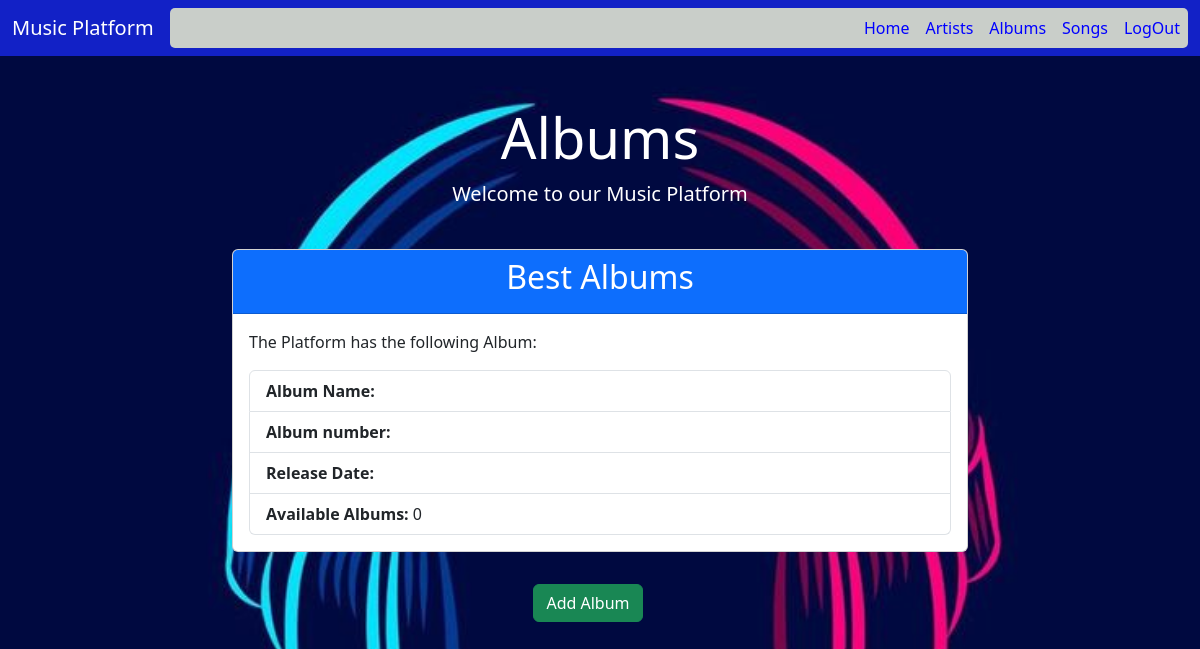
/mysport/album/, run on an earlier commit of the app's database.
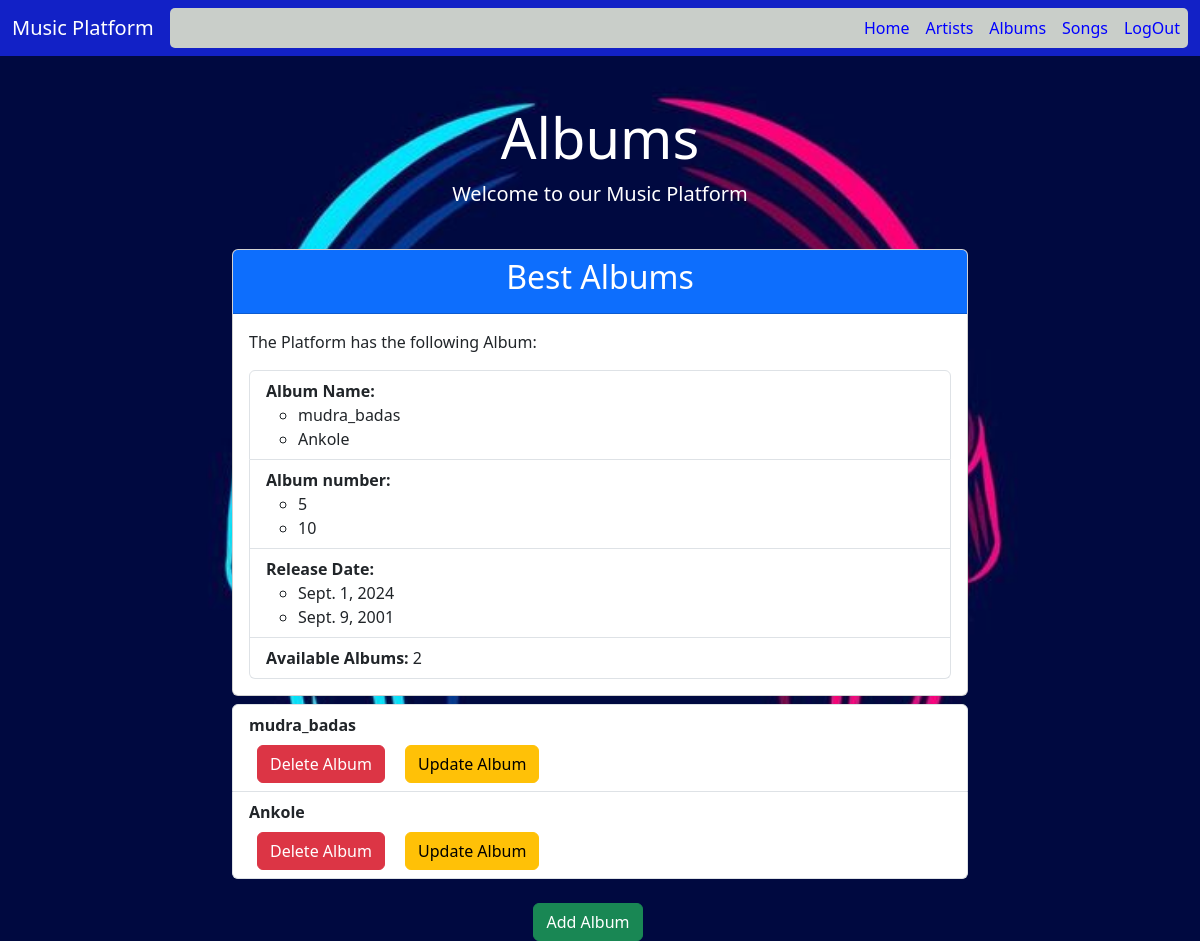
And on a later commit of the database.
### mysport/models.py (models this page shows, shortened)
class Album(models.Model):
    title = models.CharField(max_length=50, help_text="Enter music Album")
    artist = models.ForeignKey(Artist, on_delete=models.CASCADE)
    release_date = models.DateField()

### mysport/views.py (the view)
# urls.py: path('album/', views.album, name='album'),
def album(request):
    albums = Album.objects.all().values()
    artist_album = Album.objects.all().values('artist')
    albums_count = Album.objects.all().count()
    context = {
        'albums': albums,
        'albums_count': albums_count,
        'artist_album': artist_album,
    }
    return render(request, 'mysport/album.html', context)

### mysport/templates/mysport/album.html (shortened to what the changed rows need)
<!DOCTYPE html>
{% load static %}
<html lang="en">
<head>
    <link rel="stylesheet" href="https://cdn.jsdelivr.net/npm/bootstrap@5.3.0/dist/css/bootstrap.min.css">
    <link rel="stylesheet" href="{% static 'mysport/style.css' %}">
</head>
<body>
    <div class="container mt-5">
        <div class="row">
            <div class="col-md-12 text-center">
                <h1 class="display-4" style="color: white;">Albums</h1>
            </div>
        </div>
        <div class="row mt-4">
            <div class="col-md-8 offset-md-2">
                <div class="card">
                    <div class="card-header bg-primary text-white">
                        <h2 style="text-align: center;">Best Albums</h2>
                    </div>
                    <div class="card-body">
                        <ul class="list-group">
                            <li class="list-group-item">
                                <strong>Album Name:</strong>
                                <ul>
                                    {% for x in albums %}
                                    <li>{{x.title}}</li>
                                    {% endfor %}
                                </ul>
                            </li>
                            <li class="list-group-item">
                                <strong>Album number:</strong>
                                <ul>
                                    {% for x in artist_album %}
                                    <li>{{x.artist}}</li>
                                    {% endfor %}
                                </ul>
                            </li>
                            <li class="list-group-item">
                                <strong>Release Date:</strong>
                                <ul>
                                    {% for x in albums %}
                                    <li>{{x.release_date}}</li>
                                    {% endfor %}
                                </ul>
                            </li>
                            <li class="list-group-item">
                                <strong>Available Albums:</strong> {{ albums_count }}
                            </li>
                        </ul>
                    </div>
                </div>
            </div>
        </div>
        <div class="row mt-2">
            <div class="col-md-8 offset-md-2">
                <div class="card-body">
                    <ul class="list-group">
                        {% for x in albums %}
                        <li class="list-group-item">
                            <strong>{{ x.title }}</strong>
                            <div class="mt-2">
                                <a href="{% url 'delete_object' 'album' x.id %}" class="btn btn-danger mx-2">Delete Album</a>
                                <a href="{% url 'update_album' x.id %}" class="btn btn-warning mx-2">Update Album</a>
                            </div>
                        </li>
                        {% endfor %}
                    </ul>
                </div>
            </div>
        </div>
</body>
</html>

What changed in the data, as far as the page shows it:
added Album: title "mudra_badas", release_date "Sept. 1, 2024"
added Album: title "Ankole", release_date "Sept. 9, 2001"
Also different on the page:
{{ albums_count }}: "0" → "2"
new list line: "5"
new list line: "10"
